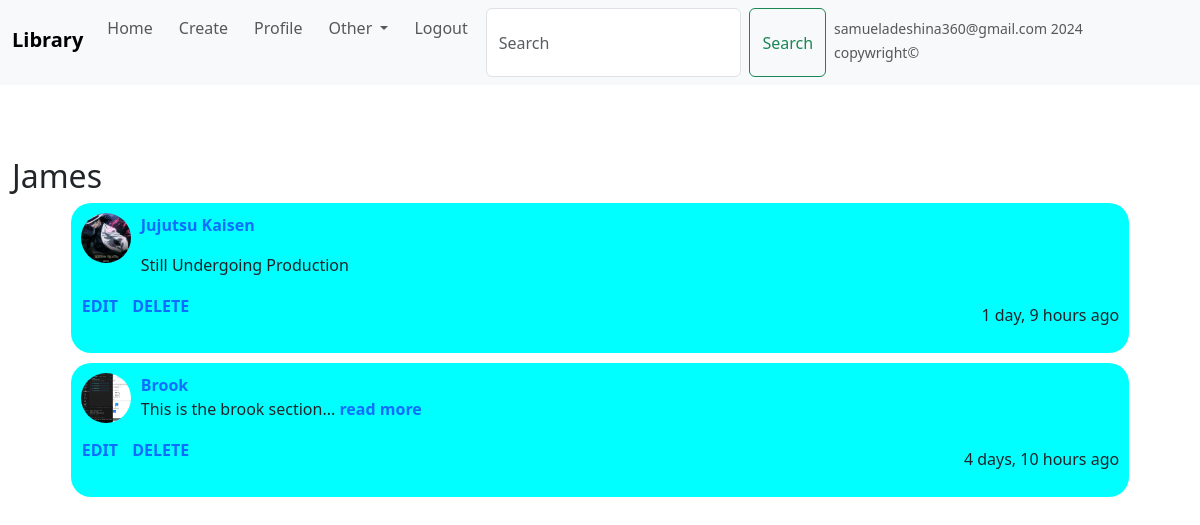
The app's page /profile/James (signed in) with its own data.
### main/models.py (models this page shows, shortened)
class Book(models.Model):
    author = models.ForeignKey(User, on_delete=models.CASCADE, null=True, blank=True)
    title = models.CharField(max_length=300)
    cover = models.ImageField(upload_to='images/', default="images/all.jpg")
    description = models.TextField(max_length=50000, null=True, blank=True)
    genre = models.ManyToManyField(Genre, related_name='genres', blank=True)
    body = models.TextField(null=True, blank=True, default="Book")
    date_added = models.DateTimeField(auto_now_add=True)
    class Meta:
        ordering = ['-date_added']

### main/views.py (the view)
# urls.py: path('profile/<str:username>', views.UserProfile, name='profile'),
@login_required(login_url='login')
def UserProfile(request, username):
    user = User.objects.get(username=username)
    books = Book.objects.filter( author = user ).order_by('-date_added')
    context = {'books' : books, 'user':user}
    return render(request, 'main/profile.html', context)

### main/templates/main/profile.html (shortened to what this page needs)
{% extends 'base.html' %}
{% block content %}
<br>
<h2>
    <marquee behavior="alternate" direction="left" scrollamount="2" scrolldelay="10">
        {{ user.username }}
    </marquee>
</h2>
    {% for book in books %}
            <div class="mai">
                <img src="{{ book.cover.url }}" alt="{{ book.title }}" class="pimga">
                <p><a href="{% url 'read'  book.id %}">{{ book.title }}</a>
                    {% if book.body|length != 0 %}
                        <br>
                        {{ book.body|slice:'80' }}...<a href="{% url 'read'  book.id %}"> read more</a>
                    {% else %}
                        <p>Still Undergoing Production</p>
                    {% endif %}
                <p class="date">{{ book.date_added|timesince }} ago</p></p>
                {% if book.author == request.user or request.user.is_superuser %}
                <div class="options">
                    <a href="{% url 'body' book.id %}">EDIT</a>
                    <a href="{% url 'delete' book.id %}">DELETE</a>
                </div>
                {% endif %}
                <br>
            </div>
    {% endfor %}
{% endblock %}

### static/css/main.css (style rules this page uses)
a { text-decoration: none; margin-bottom: 5px; }
a { text-decoration: none; margin-right: 10px; font-weight: bolder; }
.mai { background-color: aqua; padding: 10px; margin-bottom: 5px; width: 90%; border-radius: 20px; position: relative; margin: 5px auto; }
.date { position: absolute; bottom: 10px; right: 10px; }
.pimga { width: 50px; height: 50px; float: left; border-radius: 30px; margin-right: 10px; }
.options { padding: 1px; }

### records on screen
Book: cover (picture), title "Jujutsu Kaisen", body "Still Undergoing Production", date_added "1 day, 9 hours", shows "EDIT"
Book: cover (picture), title "Brook", body "This is the brook section", date_added "4 days, 10 hours", shows "EDIT"

### other values on screen
{{ user.username }} "James"
